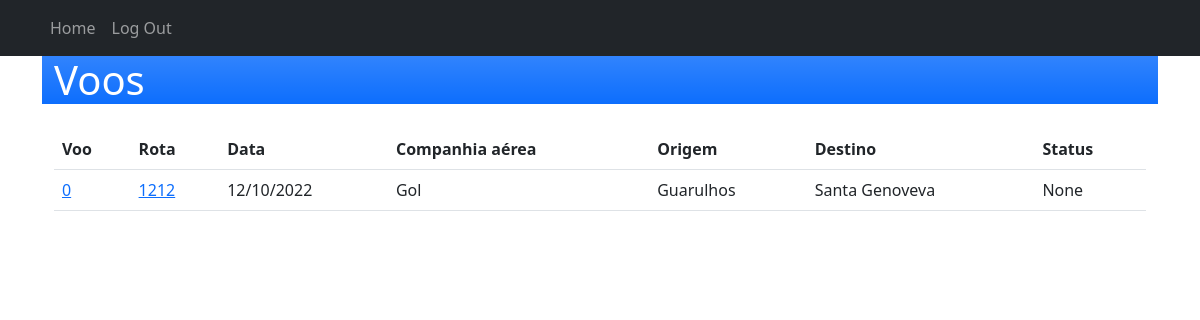
Screenshot of /crud/consultar-voos (signed in) with the database file from the repository.
### rota/models.py (models this page shows, shortened)
class Voo(models.Model):
    STATUS_POSSIVEIS = (
        ('em', 'embarcando'),
        ('ca', 'cancelado'),
        ('pr', 'programado'),
        ('ta', 'taxiando'),
        ('pt', 'pronto'),
        ('ao', 'autorizado'),
        ('vo', 'em_voo'),
        ('at', 'aterrisado')
    )
    rota = models.ForeignKey(Rota, on_delete=models.CASCADE, null=True)
    id = models.IntegerField(primary_key=True)
    status = models.CharField(max_length=2, null=True, blank=True, choices=STATUS_POSSIVEIS)
    piloto = models.CharField(max_length=20, null=False)
    hora_partida = models.TimeField(auto_now=False, null=True, blank=True)
    hora_chegada = models.TimeField(auto_now=False, null=True, blank=True)
    data = models.DateTimeField(null=True)
    class Meta:
        db_table = 'voos'

class Rota(models.Model):
    id = models.IntegerField(primary_key=True)
    codigo = models.CharField(max_length=15, null = False, unique = True)
    aeroporto_partida = models.CharField(max_length=200, null=False)
    aeroporto_chegada = models.CharField(max_length=200, null=False)
    hora_partida_prevista= models.TimeField(auto_now=False)
    hora_chegada_prevista= models.TimeField(auto_now=False)
    origem = models.CharField(max_length=20, null=False)
    destino = models.CharField(max_length=20, null=False)
    aeronave = models.CharField(max_length=20, null=False)
    companhia_aerea = models.CharField(max_length=20, null=False)
    class Meta:
        db_table = 'rotas'

### rota/views.py (the view)
# urls.py: path('crud/consultar-voos', views.VooListView.as_view(), name='consultar-voo'),
class VooListView(PermissionRequiredMixin, ListView):
    permission_required = 'rota.add_rota'
    model = Voo

### templates/rota/voo_list.html (shortened to what this page needs)
{% extends "base.html" %}
{% block content %}
<header class="bg-primary bg-gradient text-white">
    <div class="container">
            <h1>Voos</h1>
    </div>
</header>
<section id="Voos">
    <div class="container" style="margin-top:25px">
        <table class="table">
        <thead>
          <tr>
            <th scope="col">Voo</th>
            <th scope="col">Rota</th>
            <th scope="col">Data</th>
            <th scope="col">Companhia aérea</th>
            <th scope="col">Origem</th>
            <th scope="col">Destino</th>
            <th scope="col">Status</th>
          </tr>
        </thead>
        <tbody>
            {% for voo in object_list %}
                <tr>
                    <td><a href="{% url 'voo-detail' voo.id %}">{{ voo.id }}</a></td>
                    <td><a href="{% url 'rota-detail' voo.rota.id %}">{{ voo.rota.codigo }}</td>
                    <td>{{ voo.data|date:"d/m/Y" }}</td>
                    <td>{{ voo.rota.companhia_aerea }}</td>
                    <td>{{ voo.rota.aeroporto_partida }}</td>
                    <td>{{ voo.rota.aeroporto_chegada }}</td>
                    <td>{{ voo.get_status_display }}</td>
                </tr>
            {% endfor %}
        </tbody>
      </table>
    </div>
</section>
{% endblock %}

### rows the page displays
Voo: id "0", rota.codigo "1212", data "12/10/2022", rota.companhia_aerea "Gol", rota.aeroporto_partida "Guarulhos", rota.aeroporto_chegada "Santa Genoveva", status "None"
